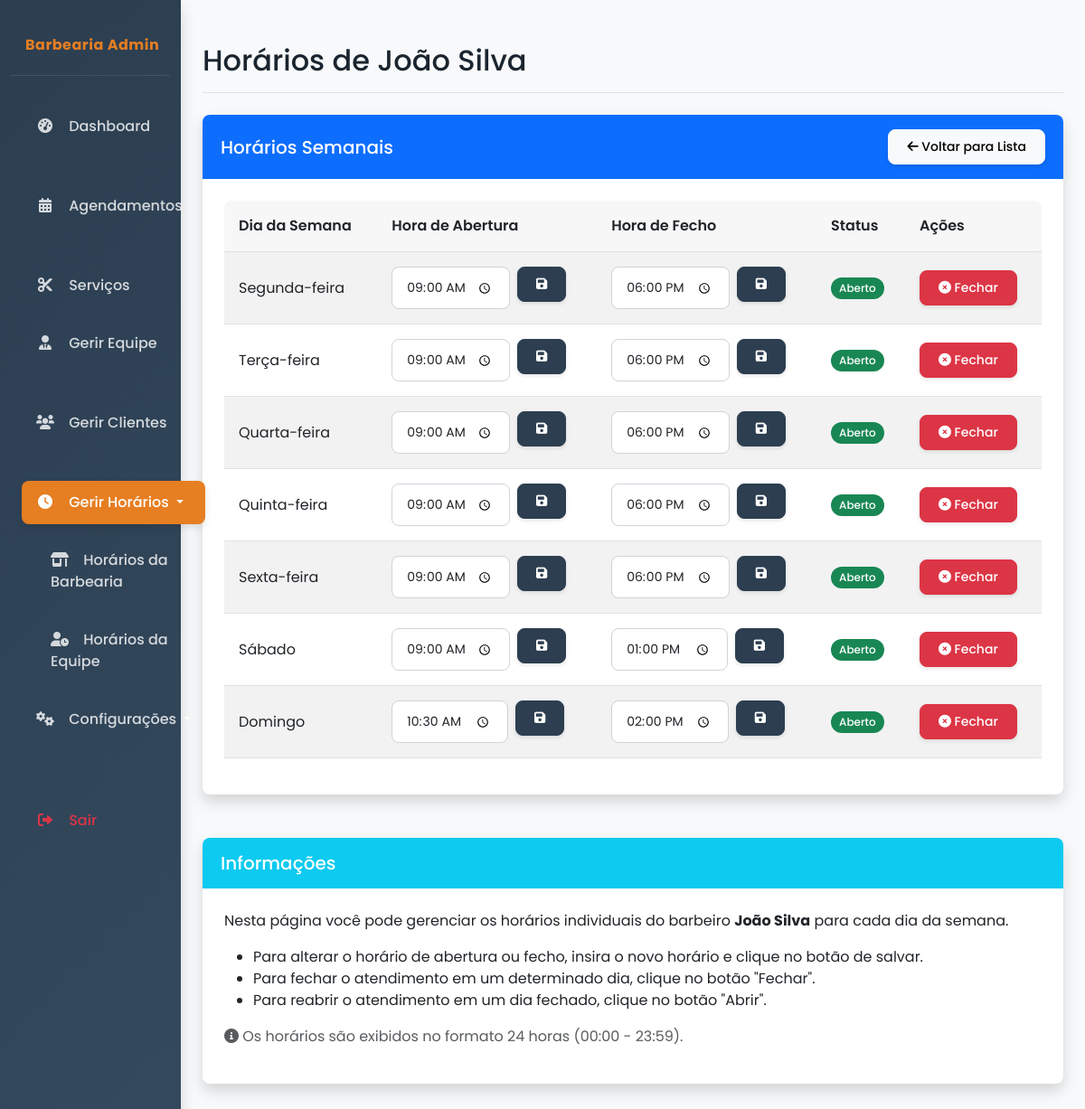
The app's page /admin/horarios/editar_barbeiro/1 (signed in) with its own data.
### app/app.py (models this page shows, shortened)
class Barbeiro(db.Model):
    __tablename__ = 'barbeiros'
    id = db.Column(db.Integer, primary_key=True)
    nome = db.Column(db.String(100), nullable=False)
    sobrenome = db.Column(db.String(100), nullable=False)
    email = db.Column(db.String(120), unique=True, nullable=False)
    telefone = db.Column(db.String(20))
    especialidade = db.Column(db.String(100))
    data_contratacao = db.Column(db.Date, default=datetime.utcnow)
    ativo = db.Column(db.Boolean, default=True)
    foto_url = db.Column(db.String(255), nullable=True)
    agendamentos = db.relationship('Agendamento', backref='barbeiro', lazy=True)
    horarios = db.relationship('HorarioFuncionamento', backref='barbeiro', lazy=True)

class HorarioFuncionamento(db.Model):
    __tablename__ = 'horarios_funcionamento'
    id = db.Column(db.Integer, primary_key=True)
    barbeiro_id = db.Column(db.Integer, db.ForeignKey('barbeiros.id'), nullable=False)
    dia_semana = db.Column(db.Integer, nullable=False)  # 0=Segunda, 1=Terça, ..., 6=Domingo
    hora_inicio = db.Column(db.Time, nullable=False)
    hora_fim = db.Column(db.Time, nullable=False)

### app/app.py (the view, shortened to what this page needs)
@app.route('/admin/horarios/editar_barbeiro/<int:barbeiro_id>', methods=['GET', 'POST'])
def admin_horarios_editar_barbeiro(barbeiro_id):
    if 'admin_id' not in session:
        flash('Por favor, faça login para acessar esta página.', 'warning')
        return redirect(url_for('login'))
    barbeiro = Barbeiro.query.get_or_404(barbeiro_id)
    horarios = HorarioFuncionamento.query.filter_by(barbeiro_id=barbeiro_id).order_by(HorarioFuncionamento.dia_semana).all()
    return render_template('admin_horario_individual.html', barbeiro=barbeiro, horarios=horarios)

### app/app.py (called while the page is built)
@login_manager.user_loader
def load_user(user_id):
    return UsuarioAdmin.query.get(int(user_id))

### app/templates/admin_horario_individual.html (shortened to what this page needs)
{% extends "admin_base.html" %}
{% block header %}Horários de {{ barbeiro.nome }} {{ barbeiro.sobrenome }}{% endblock %}
{% block content %}
<div class="row mb-4">
    <div class="col-md-12">
        <div class="card">
            <div class="card-header bg-primary text-white d-flex justify-content-between align-items-center">
                <h5 class="card-title mb-0">Horários Semanais</h5>
                <a href="{{ url_for('admin_horarios_equipe') }}" class="btn btn-sm btn-light">
                    <i class="fas fa-arrow-left"></i> Voltar para Lista
                </a>
            </div>
            <div class="card-body">
                <div class="table-responsive">
                    <table class="table table-striped table-hover">
                        <thead>
                            <tr>
                                <th>Dia da Semana</th>
                                <th>Hora de Abertura</th>
                                <th>Hora de Fecho</th>
                                <th>Status</th>
                                <th>Ações</th>
                            </tr>
                        </thead>
                        <tbody>
                            {% for horario in horarios %}
                            <tr>
                                <td>
                                    {% set dias = ['Segunda-feira', 'Terça-feira', 'Quarta-feira', 'Quinta-feira', 'Sexta-feira', 'Sábado', 'Domingo'] %}
                                    {{ dias[horario.dia_semana] }}
                                </td>
                                <td>
                                    <form action="{{ url_for('admin_horarios_editar_barbeiro', barbeiro_id=barbeiro.id) }}" method="POST" class="row g-2">
                                        <div class="col-auto">
                                            <input type="time" class="form-control form-control-sm" name="hora_inicio" value="{{ horario.hora_inicio.strftime('%H:%M') }}" required>
                                        </div>
                                        <div class="col-auto">
                                            <button type="submit" class="btn btn-sm btn-primary"><i class="fas fa-save"></i></button>
                                        </div>
                                    </form>
                                </td>
                                <td>
                                    <form action="{{ url_for('admin_horarios_editar_barbeiro', barbeiro_id=barbeiro.id) }}" method="POST" class="row g-2">
                                        <div class="col-auto">
                                            <input type="time" class="form-control form-control-sm" name="hora_fim" value="{{ horario.hora_fim.strftime('%H:%M') }}" required>
                                        </div>
                                        <div class="col-auto">
                                            <button type="submit" class="btn btn-sm btn-primary"><i class="fas fa-save"></i></button>
                                        </div>
                                    </form>
                                </td>
                                <td>
                                    {% set hora_inicio_zero = horario.hora_inicio.strftime('%H:%M') == '00:00' %}
                                    {% set hora_fim_zero = horario.hora_fim.strftime('%H:%M') == '00:00' %}
                                    {% set fechado = hora_inicio_zero and hora_fim_zero %}
                                    {% if not fechado %}
                                    <span class="badge bg-success">Aberto</span>
                                    {% else %}
                                    <span class="badge bg-danger">Fechado</span>
                                    {% endif %}
                                </td>
                                <td>
                                    <form action="{{ url_for('admin_horarios_editar_barbeiro', barbeiro_id=barbeiro.id) }}" method="POST">
                                        {% set hora_inicio_zero = horario.hora_inicio.strftime('%H:%M') == '00:00' %}
                                        {% set hora_fim_zero = horario.hora_fim.strftime('%H:%M') == '00:00' %}
                                        {% set fechado = hora_inicio_zero and hora_fim_zero %}
                                        {% if not fechado %}
                                        <button type="submit" class="btn btn-sm btn-danger">
                                            <i class="fas fa-times-circle"></i> Fechar
                                        </button>
                                        {% else %}
                                        <button type="submit" class="btn btn-sm btn-success">
                                            <i class="fas fa-check-circle"></i> Abrir
                                        </button>
                                        {% endif %}
                                    </form>
                                </td>
                            </tr>
                            {% endfor %}
                        </tbody>
                    </table>
                </div>
            </div>
        </div>
    </div>
</div>
<div class="row">
    <div class="col-md-12">
        <div class="card">
            <div class="card-header bg-info text-white">
                <h5 class="card-title mb-0">Informações</h5>
            </div>
            <div class="card-body">
                <p>Nesta página você pode gerenciar os horários individuais do barbeiro <strong>{{ barbeiro.nome }} {{ barbeiro.sobrenome }}</strong> para cada dia da semana.</p>
                <ul>
                    <li>Para alterar o horário de abertura ou fecho, insira o novo horário e clique no botão de salvar.</li>
                    <li>Para fechar o atendimento em um determinado dia, clique no botão "Fechar".</li>
                    <li>Para reabrir o atendimento em um dia fechado, clique no botão "Abrir".</li>
                </ul>
                <p class="text-muted"><i class="fas fa-info-circle"></i> Os horários são exibidos no formato 24 horas (00:00 - 23:59).</p>
            </div>
        </div>
    </div>
</div>
{% endblock %}

### app/templates/admin_base.html (style rules this page uses)
:root { --primary-color: #2c3e50; --secondary-color: #34495e; --accent-color: #e67e22; --light-color: #ecf0f1; --dark-color: #1a252f; --success-color: #2ecc71; --warning-color: #f39c12; --danger-color: #e74c3c; --info-color: #3498db; --border-radius: 0.5rem; --box-shadow: 0 0.5rem 1rem rgba(0, 0, 0, 0.15); --transition-speed: 0.3s; }
body { font-family: 'Poppins', sans-serif; background-color: #f8f9fa; color: var(--dark-color); overflow-x: hidden; }
.card { border: none; border-radius: var(--border-radius); box-shadow: var(--box-shadow); transition: transform var(--transition-speed) ease, box-shadow var(--transition-speed) ease; margin-bottom: 1.5rem; overflow: hidden; }
.card-header { font-weight: 600; border-bottom: none; padding: 1rem 1.25rem; }
.card-body { padding: 1.5rem; }
.btn { border-radius: var(--border-radius); font-weight: 500; padding: 0.5rem 1.25rem; transition: all var(--transition-speed) ease; box-shadow: 0 2px 4px rgba(0, 0, 0, 0.1); }
.btn-primary { background-color: var(--primary-color); border-color: var(--primary-color); }
.table { border-collapse: separate; border-spacing: 0; }
.table-responsive { border-radius: var(--border-radius); overflow-x: auto; }
.table th { background-color: rgba(0, 0, 0, 0.03); font-weight: 600; border-top: none; }
.table td, .table th { padding: 1rem; vertical-align: middle; }
.form-control, .form-select { border-radius: var(--border-radius); padding: 0.75rem 1rem; border: 1px solid #ced4da; transition: all var(--transition-speed) ease; }
.badge { font-weight: 500; padding: 0.5em 0.75em; border-radius: 30px; }
.fade-in { animation: fadeIn 0.5s ease-in-out; }
.slide-up { animation: slideUp 0.5s ease-in-out; }

### records on screen
Barbeiro: nome "João", sobrenome "Silva"
HorarioFuncionamento: dia_semana "Segunda-feira", hora_inicio "09:00", hora_fim "18:00"
HorarioFuncionamento: dia_semana "Terça-feira", hora_inicio "09:00", hora_fim "18:00"
HorarioFuncionamento: dia_semana "Quarta-feira", hora_inicio "09:00", hora_fim "18:00"
HorarioFuncionamento: dia_semana "Quinta-feira", hora_inicio "09:00", hora_fim "18:00"
HorarioFuncionamento: dia_semana "Sexta-feira", hora_inicio "09:00", hora_fim "18:00"
HorarioFuncionamento: dia_semana "Sábado", hora_inicio "09:00", hora_fim "13:00"
HorarioFuncionamento: dia_semana "Domingo", hora_inicio "10:30", hora_fim "14:00"
